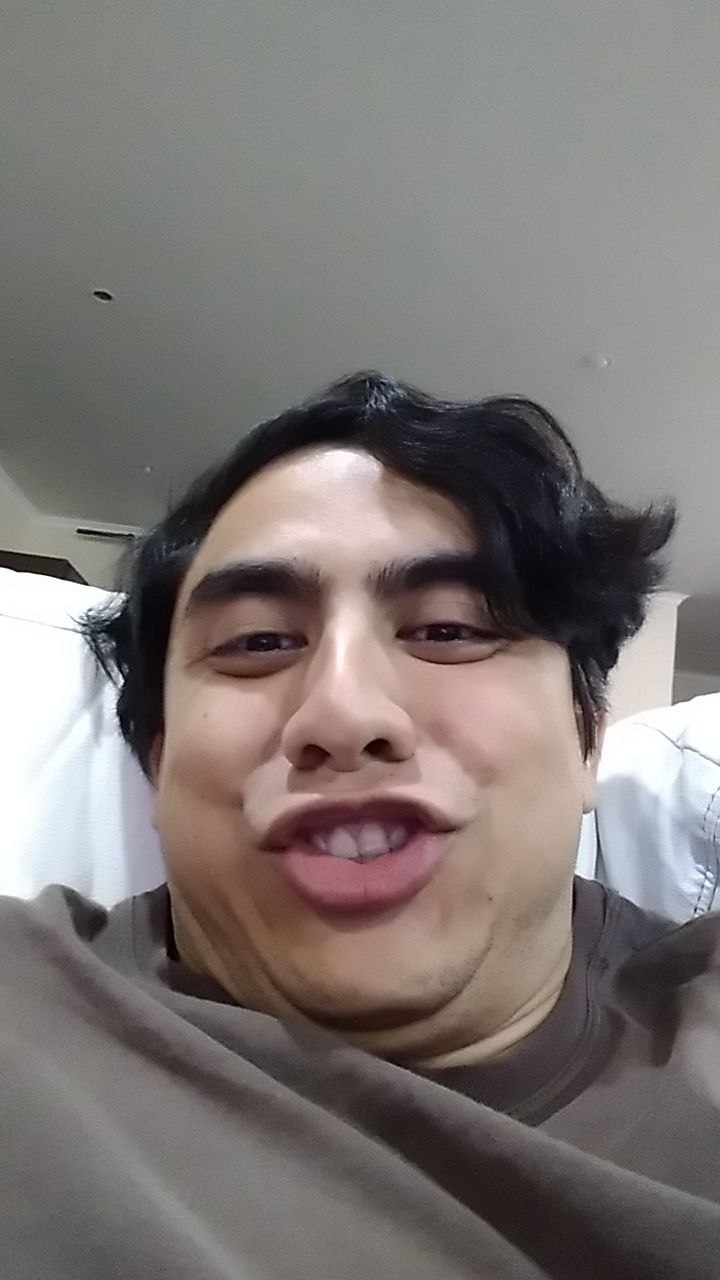
#> input picture trab1/img/patrick.jpeg, 720 x 1280 px
$ python ex1.py
#> lines starting #> are read from the running program, lines starting #| are printed output that depends on the picture
import numpy as np
import cv2

# Loads the image in grayscale
def load_image_grayscale() :
    img_path = "img/patrick.jpeg"
    return cv2.imread(img_path, 0)
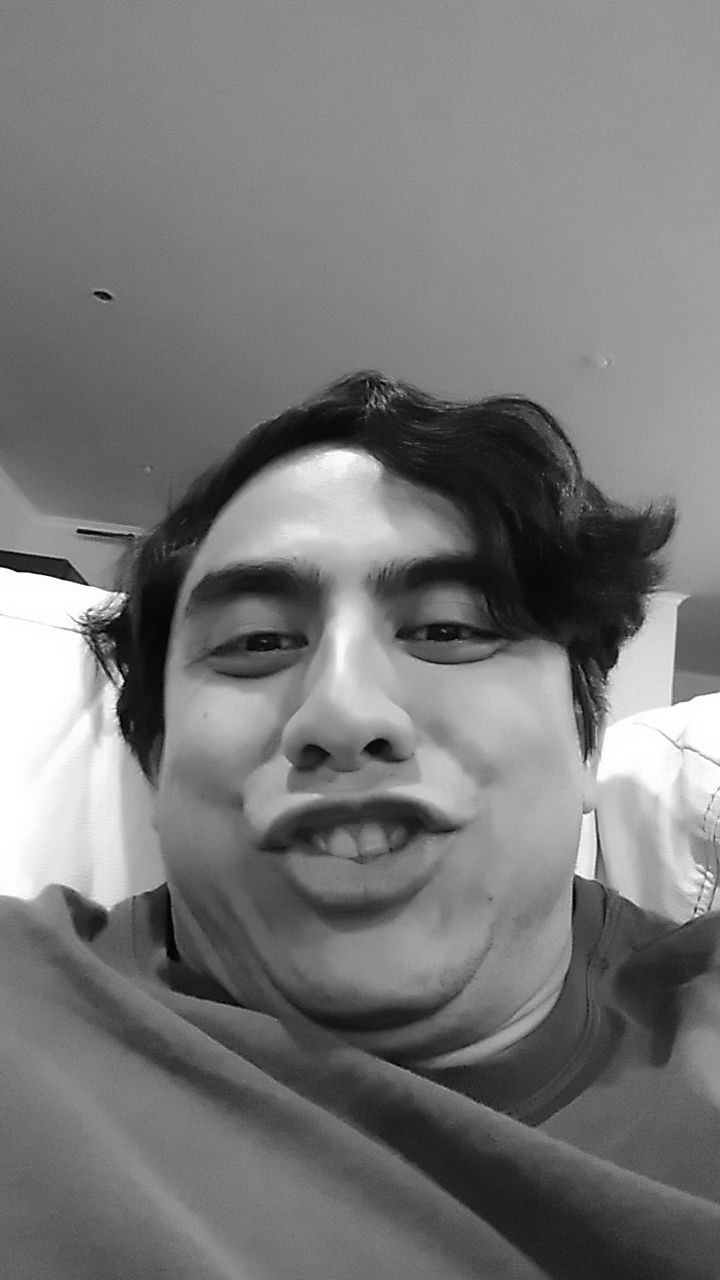
#> returned value: shape (1280, 720); min 0, max 255, mean 120.3

def display_image(img, img_title):
    # Converts to unsigned 8 bit int
    abs_img = cv2.convertScaleAbs(img)
    cv2.imwrite(f'{img_title}.jpg', abs_img)
    cv2.imshow(img_title, abs_img)

def end_program():
    # Cleans images
    cv2.waitKey(0)
    cv2.destroyAllWindows()


img = load_image_grayscale()
height, width = img.shape
#> height = 1280; width = 720

# First, let us print the image without any kind of modification
display_image(img, f'Original Image {height}x{width}')

# Changing the resolution to new size
new_dimensions = [256, 128, 64, 32, 16, 8]

for dimension in new_dimensions:
    # We resize the image to the desired dimensions
    resized_image = cv2.resize(img, (dimension, dimension))

    # We resize the image again to it's original dimension
    # Notice how each time we decrease the resolution we 'lose' information
    display_image(cv2.resize(resized_image, (height, width)), f'Image {dimension}x{dimension}')
#> this loop made 6 passes
#> pass 1, `resized_image = cv2.resize(img, (dimension, dimension))`:
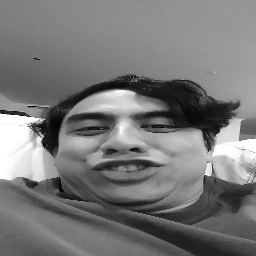
#> resized_image: shape (256, 256); min 2, max 255, mean 120.3
#> pass 1, in display_image (call 2), `abs_img = cv2.convertScaleAbs(img)`:
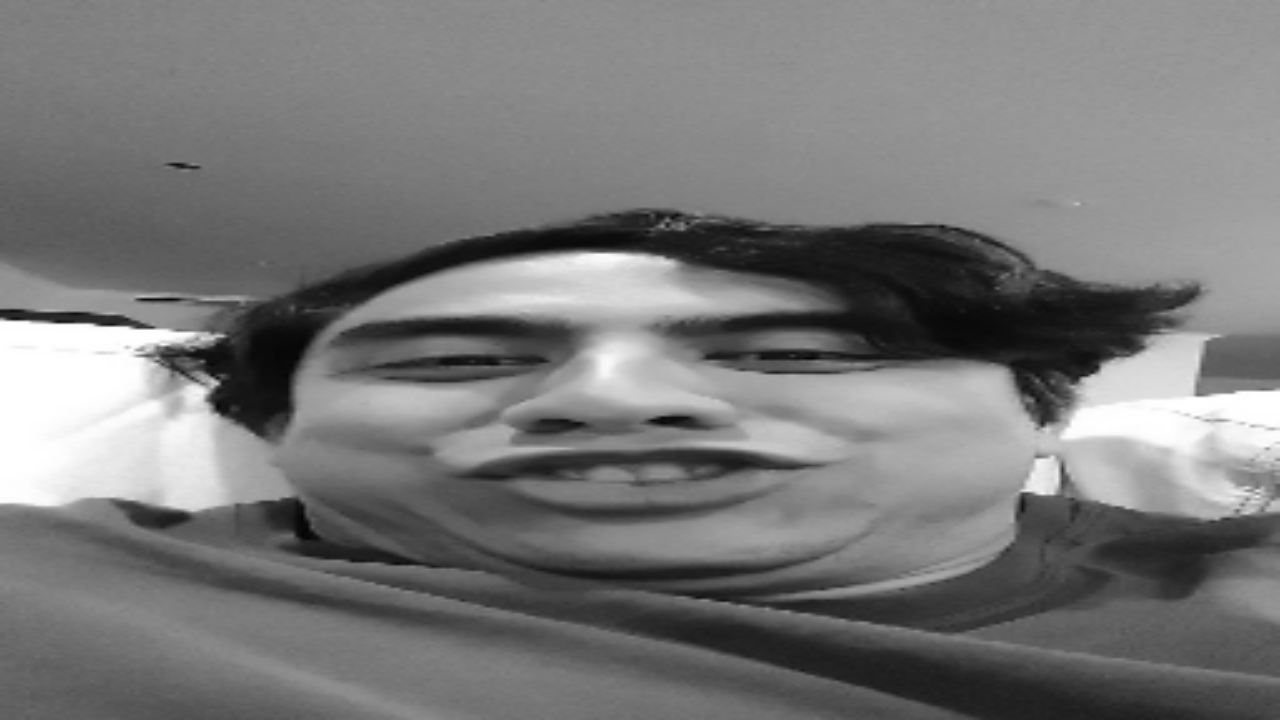
#> abs_img: shape (720, 1280); min 2, max 255, mean 120.2
#> pass 2, `resized_image = cv2.resize(img, (dimension, dimension))`:
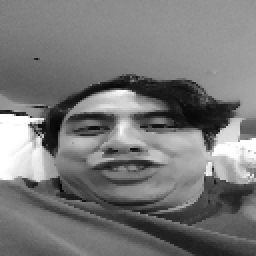
#> resized_image: shape (128, 128) (shown 2 times larger); min 5, max 255, mean 120.3

end_program()

$ run again, with trab1/img/baboon.png saved as trab1/img/patrick.jpeg
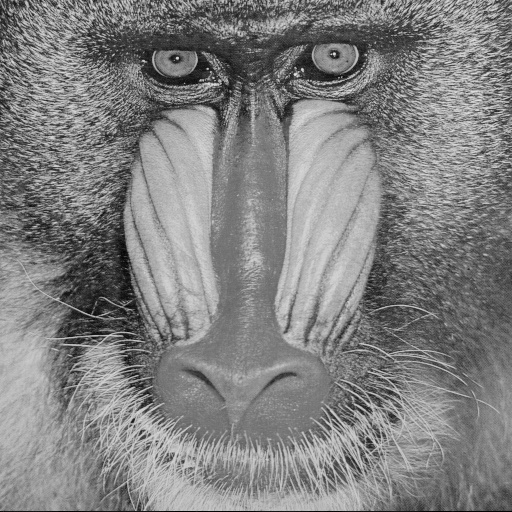
#> input picture trab1/img/baboon.png, 512 x 512 px
#> in load_image_grayscale, returned value is the input picture: shape (512, 512); min 0, max 232, mean 129.2
#> the loop `for dimension in new_dimensions:` made 6 passes
#> pass 1, `resized_image = cv2.resize(img, (dimension, dimension))`:
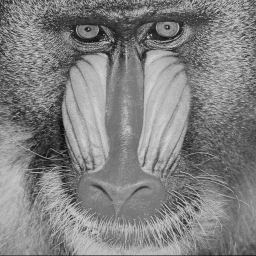
#> resized_image: shape (256, 256); min 12, max 214, mean 129.3
#> pass 2, in display_image (call 3), `abs_img = cv2.convertScaleAbs(img)`:
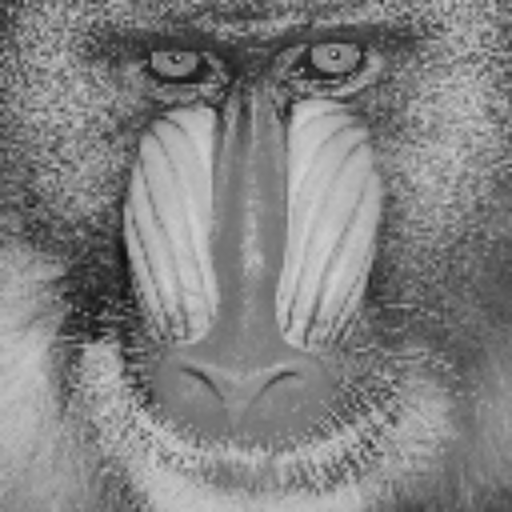
#> abs_img: shape (512, 512); min 14, max 208, mean 129.3

$ run again, with trab1/img/house.png saved as trab1/img/patrick.jpeg
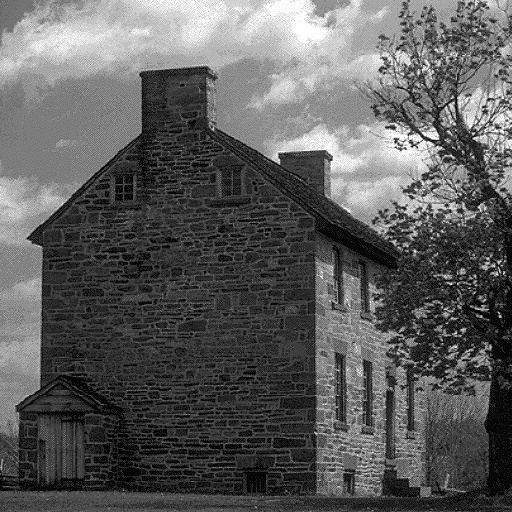
#> input picture trab1/img/house.png, 512 x 512 px
#> in load_image_grayscale, returned value is the input picture: shape (512, 512); min 0, max 255, mean 92.9
#> the loop `for dimension in new_dimensions:` made 6 passes
#> pass 1, `resized_image = cv2.resize(img, (dimension, dimension))`:
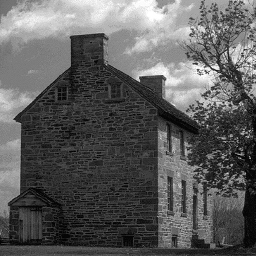
#> resized_image: shape (256, 256); min 0, max 255, mean 93.1
#> pass 2, in display_image (call 3), `abs_img = cv2.convertScaleAbs(img)`:
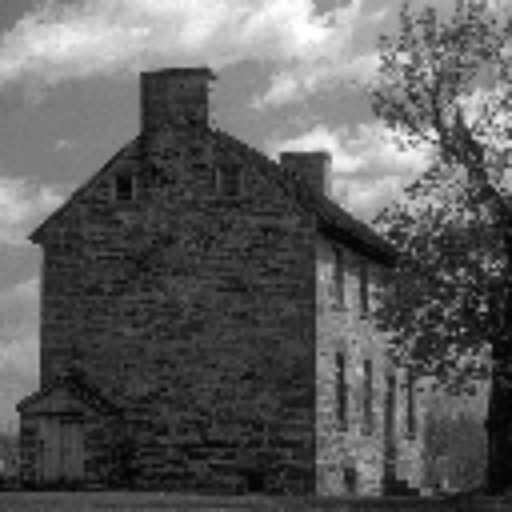
#> abs_img: shape (512, 512); min 2, max 255, mean 93.1

$ run again, with trab1/img/peppers.png saved as trab1/img/patrick.jpeg
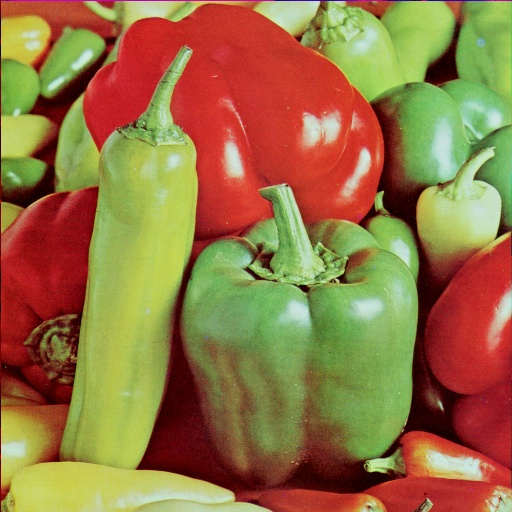
#> input picture trab1/img/peppers.png, 512 x 512 px
#> in load_image_grayscale, `return cv2.imread(img_path, 0)`:
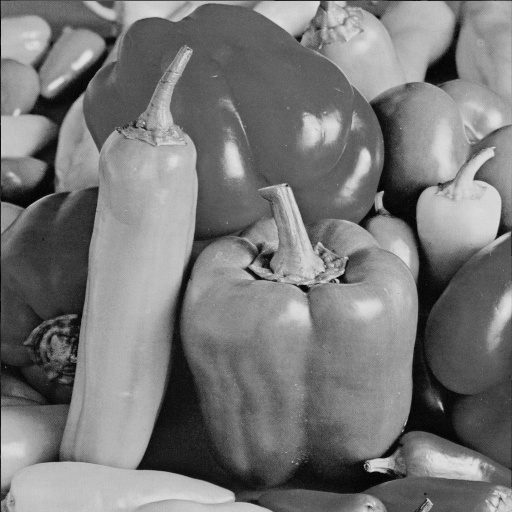
#> returned value: shape (512, 512); min 0, max 229, mean 120.2
#> the loop `for dimension in new_dimensions:` made 6 passes
#> pass 2, in display_image (call 3), `abs_img = cv2.convertScaleAbs(img)`:
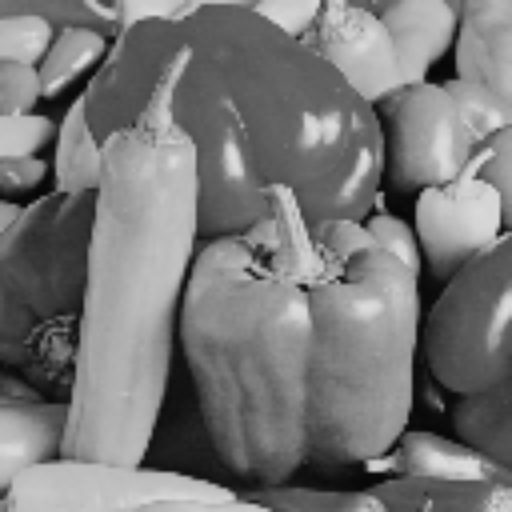
#> abs_img: shape (512, 512); min 5, max 223, mean 120.6
